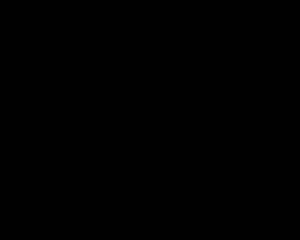
Frame 1 (no input)
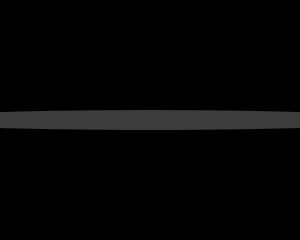
Frame 60 (no input)
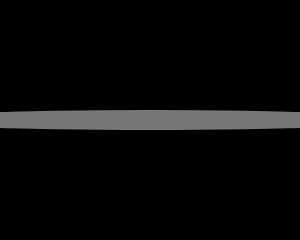
Frame 120 (the mouse pressed at the canvas centre since frame 60)

The p5.js sketch that drew these frames (run headless with seeded random() and noise() and a simulated clock; from frame 60 on, the mouse is pressed at the canvas centre):

// p5.js sketch
// ── sketch.js
function setup() {
  createCanvas(300, 240);
  background(0);
  noStroke();
  frameRate(20);
}

function draw() {
  background(0);
  fill(frameCount % 512);
  ellipse(width/2, height/2, 500, 20);
}
